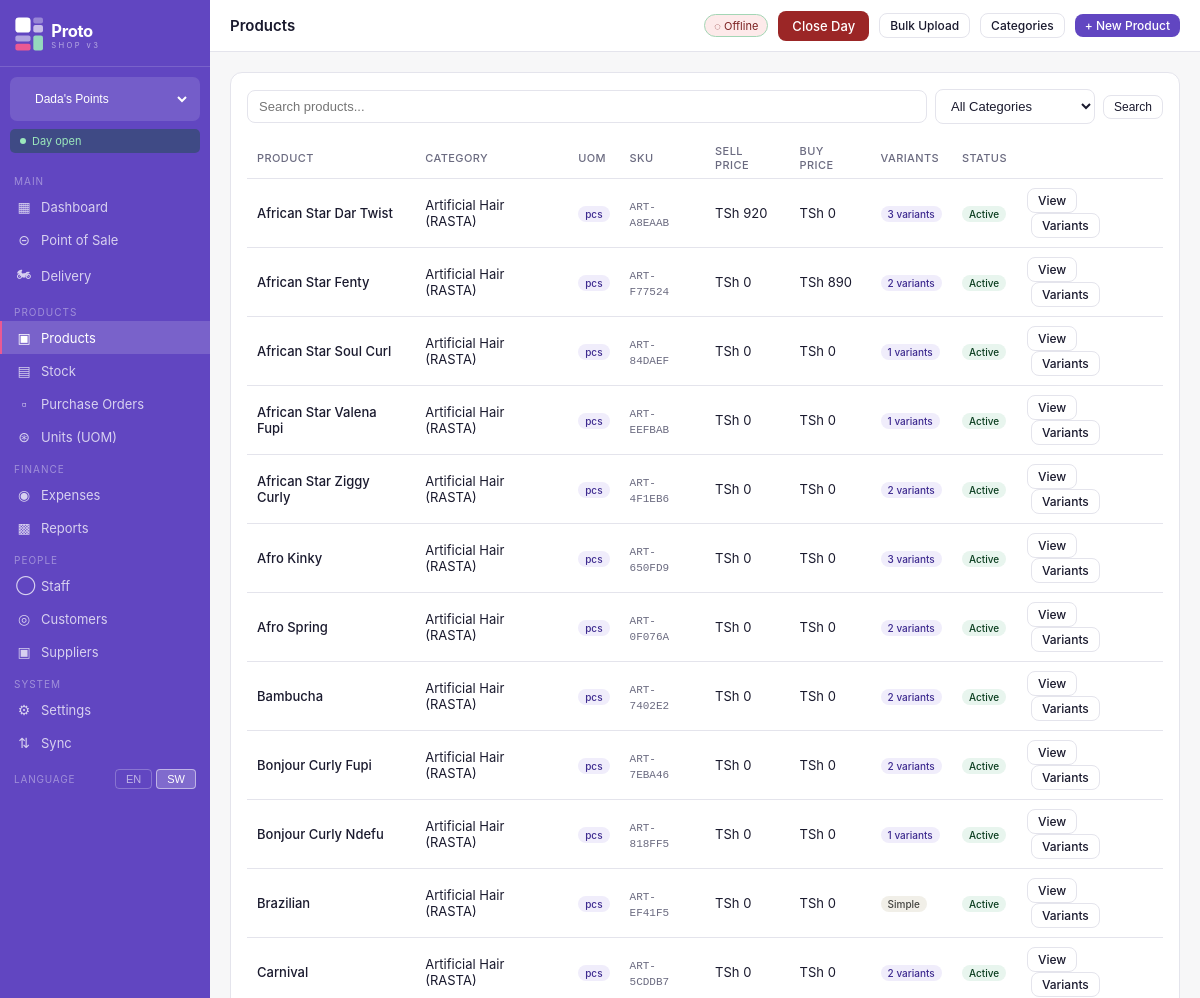
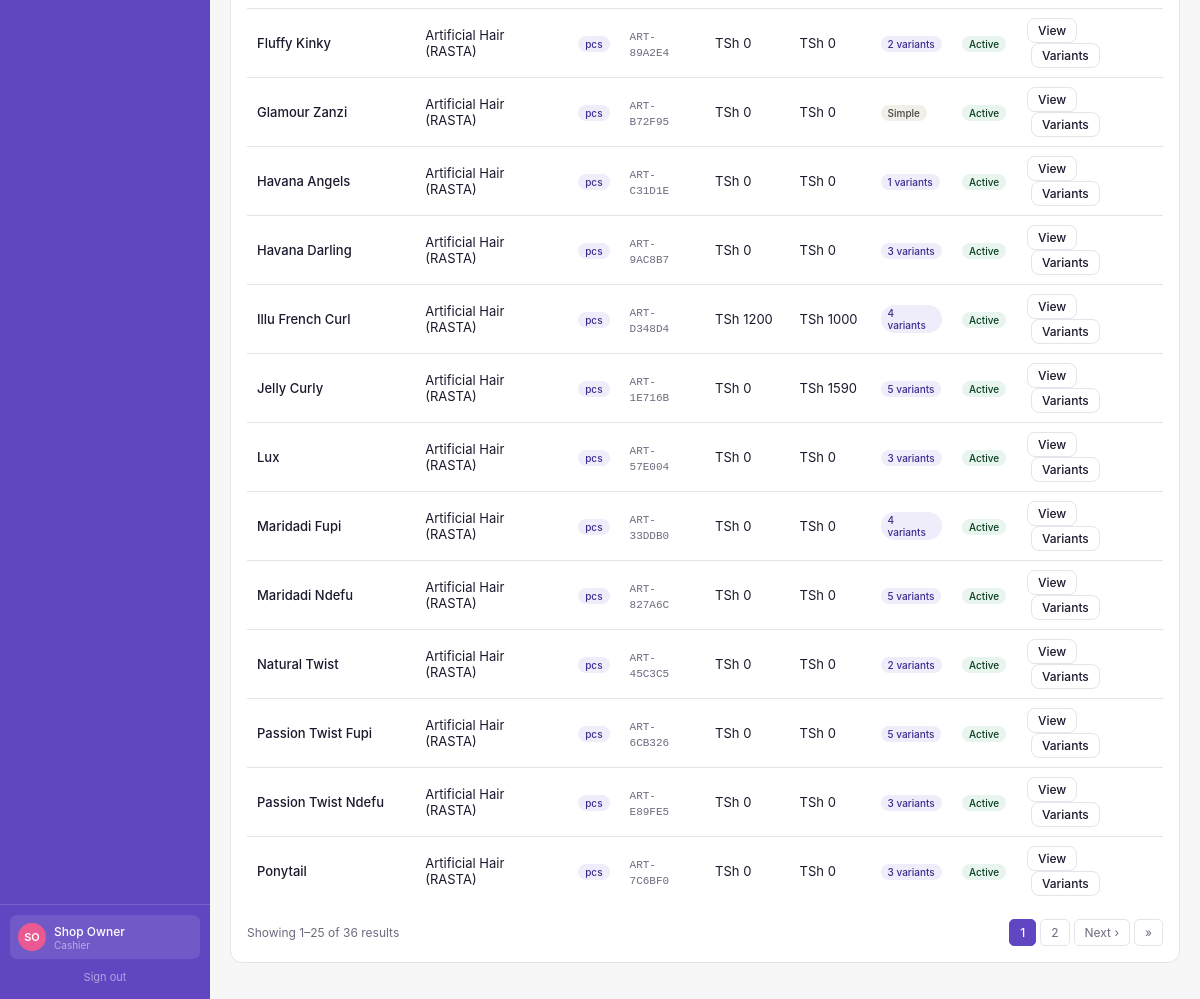
Screenshot of /products/ (signed in) with the database file from the repository (2 pictures, top to bottom).
### shops/models.py (models this page shows, shortened)
class Shop(models.Model):
    SHOP_TYPE_CHOICES = [
        ('handbags', 'Handbags'),
        ('hair', 'Hair Products'),
        ('home', 'Home Supplies'),
        ('other', 'Other'),
    ]
    name = models.CharField(max_length=100)
    shop_type = models.CharField(max_length=20, choices=SHOP_TYPE_CHOICES)
    address = models.TextField(blank=True)
    phone = models.CharField(max_length=20, blank=True)
    is_active = models.BooleanField(default=True)
    created_at = models.DateTimeField(auto_now_add=True)
    class Meta:
        ordering = ['name']

class UserShopAccess(models.Model):
    ROLE_CHOICES = [
        ('owner', 'Owner'),
        ('admin', 'Admin'),
        ('cashier', 'Cashier'),
    ]
    user = models.ForeignKey(User, on_delete=models.CASCADE, related_name='shop_access')
    shop = models.ForeignKey(Shop, on_delete=models.CASCADE, related_name='user_access')
    role = models.CharField(max_length=20, choices=ROLE_CHOICES, default='cashier')
    is_active = models.BooleanField(default=True)
    class Meta:
        unique_together = ('user', 'shop')

### products/models.py (models this page shows, shortened)
class Product(models.Model):
    name = models.CharField(max_length=200)
    sku = models.CharField(max_length=50, unique=True, blank=True)
    category = models.ForeignKey(Category, on_delete=models.SET_NULL, null=True, blank=True, related_name='products')
    shop = models.ForeignKey(Shop, on_delete=models.CASCADE, related_name='products')
    description = models.TextField(blank=True)
    image = models.ImageField(upload_to='products/', null=True, blank=True)
    selling_price = models.DecimalField(max_digits=12, decimal_places=2, null=True, blank=True)
    buying_price  = models.DecimalField(max_digits=12, decimal_places=2, null=True, blank=True)
    tax_inclusive = models.BooleanField(default=True)
    uom = models.ForeignKey(
        'units.UnitOfMeasure',
        on_delete=models.SET_NULL,
        null=True, blank=True,
        related_name='products',
        verbose_name='Unit of Measure',
        help_text='e.g. Piece, Kg, Litre, Packet'
    )
    track_stock = models.BooleanField(default=True)
    low_stock_threshold = models.IntegerField(default=10)
    is_active = models.BooleanField(default=True)
    has_variants = models.BooleanField(default=False)
    created_at = models.DateTimeField(auto_now_add=True)
    updated_at = models.DateTimeField(auto_now=True)
    class Meta:
        ordering = ['name']

class Category(models.Model):
    name = models.CharField(max_length=100)
    slug = models.SlugField(unique=True)
    shop = models.ForeignKey(Shop, on_delete=models.CASCADE, related_name='categories', null=True, blank=True)
    description = models.TextField(blank=True)
    is_active = models.BooleanField(default=True)
    created_at = models.DateTimeField(auto_now_add=True)
    class Meta:
        verbose_name_plural = 'categories'
        ordering = ['name']

### units/models.py (models this page shows, shortened)
class UnitOfMeasure(models.Model):
    name           = models.CharField(max_length=50, unique=True)
    short_name     = models.CharField(max_length=10)
    allow_decimals = models.BooleanField(
        default=False,
        help_text='Allow fractional quantities (e.g. 0.5 kg). '
                  'Disable for countable items like pieces or packets.'
    )
    is_active  = models.BooleanField(default=True)
    sort_order = models.IntegerField(default=0)
    class Meta:
        ordering = ['sort_order', 'name']
        verbose_name = 'Unit of Measure'
        verbose_name_plural = 'Units of Measure'

### products/views.py (the view)
# urls.py: path('', views.product_list, name='list'),
@login_required
def product_list(request):
    shop = get_current_shop(request)
    if not shop:
        return redirect('shop_select')
    categories = Category.objects.filter(shop=shop, is_active=True)
    from django.core.paginator import Paginator
    products_qs = Product.objects.filter(shop=shop).select_related('category').prefetch_related(
        'variants__attributes__variant_type', 'stock_levels'
    ).order_by('category__name', 'name')
    cat_filter = request.GET.get('category', '')
    search = request.GET.get('q', '')
    if cat_filter:
        products_qs = products_qs.filter(category__slug=cat_filter)
    if search:
        products_qs = products_qs.filter(name__icontains=search)
    paginator = Paginator(products_qs, 25)
    page_obj  = paginator.get_page(request.GET.get('page'))
    return render(request, 'products/list.html', {
        'products': page_obj, 'page_obj': page_obj, 'categories': categories,
        'selected_category': cat_filter, 'search': search, 'shop': shop,
    })

### products/views.py (called while the page is built)
def get_current_shop(request):
    shop_id = request.session.get('current_shop_id')
    return Shop.objects.filter(id=shop_id).first() if shop_id else None

### shops/models.py (called while the page is built)
    @property
    def is_open(self):
        return self.status == 'open'

### templates/products/list.html (shortened to what this page needs)
{% extends "base.html" %}
{% block page_title %}Products{% endblock %}
{% block topbar_actions %}
  <a href="{% url 'products:bulk_upload' %}" class="btn btn-outline btn-sm">Bulk Upload</a>
  <a href="{% url 'products:categories' %}" class="btn btn-outline btn-sm">Categories</a>
  <a href="{% url 'products:create' %}" class="btn btn-primary btn-sm">+ New Product</a>
{% endblock %}
{% block content %}
<div class="card">
  <div class="search-bar">
    <form method="get" style="display:contents">
      <input type="search" name="q" value="{{ search }}" placeholder="Search products...">
      <select name="category" onchange="this.form.submit()" style="width:160px">
        <option value="">All Categories</option>
      </select>
      <button class="btn btn-outline btn-sm" type="submit">Search</button>
    </form>
  </div>
  <div class="table-wrap">
    <table>
      <thead>
        <tr><th>Product</th><th>Category</th><th>UOM</th><th>SKU</th><th>Sell Price</th><th>Buy Price</th><th>Variants</th><th>Status</th><th></th></tr>
      </thead>
      <tbody>
        {% for p in products %}
        <tr>
          <td><div style="font-weight:500">{{ p.name }}</div></td>
          <td>{{ p.category.name|default:"-" }}</td>
          <td>{% if p.uom %}<span class="badge badge-purple">{{ p.uom.short_name }}</span>{% else %}<span style="color:#6b6b80">-</span>{% endif %}</td>
          <td><code style="font-size:11px;color:#6b6b80">{{ p.sku }}</code></td>
          <td>TSh {{ p.selling_price|floatformat:0 }}</td>
          <td>TSh {{ p.buying_price|floatformat:0 }}</td>
          <td>
            {% if p.has_variants %}
              <span class="badge badge-purple">{{ p.variants.count }} variants</span>
            {% else %}
              <span class="badge badge-gray">Simple</span>
            {% endif %}
          </td>
          <td>
            {% if p.is_active %}
              <span class="badge badge-green">Active</span>
            {% else %}
              <span class="badge badge-red">Inactive</span>
            {% endif %}
          </td>
          <td><a href="{% url 'products:detail' p.pk %}" class="btn btn-outline btn-sm">View</a>
              <a href="{% url 'products:variants' p.pk %}" class="btn btn-outline btn-sm" style="margin-left:4px">Variants</a></td>
        </tr>
        {% empty %}
        <tr>
          <td colspan="8" style="text-align:center;padding:32px;color:#6b6b80">
            No products yet. <a href="{% url 'products:create' %}">Add your first product</a>
          </td>
        </tr>
        {% endfor %}
      </tbody>
    </table>
{% include "_pagination.html" %}
  </div>
</div>
{% endblock %}

### templates/base.html (shortened to what this page needs)
<!DOCTYPE html>
<html lang="en">
<head>
  <link rel="stylesheet" href="/static/css/proto.css">
</head>
<body>
<div class="app-layout">
  <aside class="sidebar">
    <div class="sidebar-logo">
      <a href="{% url 'dashboard' %}" style="display:flex;align-items:center;padding:2px 0;">
        <img src="/static/img/logo-white.svg" alt="Proto v3" style="height:36px;width:auto;">
      </a>
    </div>
    {% if all_accessible_shops %}
    <form method="post" action="{% url 'switch_shop' %}" class="shop-switcher">
      <select name="shop_id" onchange="this.form.submit()">
        {% for access in all_accessible_shops %}
          <option value="{{ access.shop.id }}"
            {% if access.shop.id == current_shop.id %}selected{% endif %}>
            {{ access.shop.name }}
          </option>
        {% endfor %}
      </select>
    </form>
    {% endif %}
    <div class="day-badge {% if day_is_open %}day-open{% else %}day-closed{% endif %}">
      <span class="day-dot"></span>
      {% if day_is_open %}Day open{% else %}Day closed{% endif %}
    </div>
    <nav class="sidebar-nav">
      <div class="nav-section">Main</div>
      <a href="{% url 'dashboard' %}" class="nav-item {% if request.resolver_match.url_name == 'dashboard' %}active{% endif %}">
        <span class="nav-icon">&#9638;</span> Dashboard
      </a>
      <a href="{% url 'pos:index' %}" class="nav-item {% if 'pos' in request.resolver_match.namespace %}active{% endif %}">
        <span class="nav-icon">&#8861;</span> Point of Sale
      </a>
      <a href="{% url 'delivery:board' %}" class="nav-item {% if request.resolver_match.namespace == 'delivery' %}active{% endif %}">
        <span class="nav-icon">&#127949;</span> Delivery
      </a>
      <div class="nav-section">Products</div>
      <a href="{% url 'products:list' %}" class="nav-item {% if request.resolver_match.namespace == 'products' %}active{% endif %}">
        <span class="nav-icon">&#9635;</span> Products
      </a>
      <a href="{% url 'stock:list' %}" class="nav-item {% if request.resolver_match.namespace == 'stock' %}active{% endif %}">
        <span class="nav-icon">&#9636;</span> Stock
      </a>
      <a href="{% url 'purchases:list' %}" class="nav-item {% if request.resolver_match.namespace == 'purchases' %}active{% endif %}">
        <span class="nav-icon">&#9643;</span> Purchase Orders
      </a>
      <a href="{% url 'units:list' %}" class="nav-item {% if request.resolver_match.namespace == 'units' %}active{% endif %}">
        <span class="nav-icon">&#8859;</span> Units (UOM)
      </a>
      <div class="nav-section">Finance</div>
      <a href="{% url 'expenses:list' %}" class="nav-item {% if request.resolver_match.namespace == 'expenses' %}active{% endif %}">
        <span class="nav-icon">&#9673;</span> Expenses
      </a>
      <a href="{% url 'reports:dashboard' %}" class="nav-item {% if request.resolver_match.namespace == 'reports' %}active{% endif %}">
        <span class="nav-icon">&#9641;</span> Reports
      </a>
      <div class="nav-section">People</div>
      <a href="{% url 'staff:list' %}" class="nav-item {% if request.resolver_match.namespace == 'staff' %}active{% endif %}">
        <span class="nav-icon">&#9711;</span> Staff
      </a>
      <a href="{% url 'customers:list' %}" class="nav-item {% if request.resolver_match.namespace == 'customers' %}active{% endif %}">
        <span class="nav-icon">&#9678;</span> Customers
      </a>
      <a href="{% url 'purchases:suppliers' %}" class="nav-item {% if request.resolver_match.url_name == 'suppliers' or request.resolver_match.url_name == 'supplier_create' %}active{% endif %}">
        <span class="nav-icon">&#9635;</span> Suppliers
      </a>
      <div class="nav-section">System</div>
      <a href="{% url 'settings:index' %}" class="nav-item {% if request.resolver_match.namespace == 'settings' %}active{% endif %}">
        <span class="nav-icon">&#9881;</span> Settings
      </a>
      <a href="{% url 'sync_engine:dashboard' %}" class="nav-item {% if request.resolver_match.namespace == 'sync_engine' %}active{% endif %}">
        <span class="nav-icon">&#8645;</span> Sync
      </a>
      <div class="nav-lang">
        <span class="nav-lang-label">Language</span>
        <div class="nav-lang-btns">
          <form method="post" action="{% url 'settings:change_language' %}" style="display:inline">
            <button type="submit" class="lang-btn {% if request.LANGUAGE_CODE == 'en' %}lang-active{% endif %}">EN</button>
          </form>
          <form method="post" action="{% url 'settings:change_language' %}" style="display:inline">
            <button type="submit" class="lang-btn {% if request.LANGUAGE_CODE != 'en' %}lang-active{% endif %}">SW</button>
          </form>
        </div>
      </div>
    </nav>
    <div class="sidebar-footer">
      <div class="user-chip">
        <div class="user-avatar">{{ request.user.first_name.0|default:request.user.username.0|upper }}{{ request.user.last_name.0|upper }}</div>
        <div>
          <div class="user-name">{{ request.user.get_full_name|default:request.user.username }}</div>
          <div class="user-role">{{ current_role|capfirst }}</div>
        </div>
      </div>
      <a href="{% url 'logout' %}" class="logout-btn">Sign out</a>
    </div>
  </aside>
  <div class="main-area">
    <header class="topbar">
      <div class="topbar-left">
        <h1 class="page-title">{% block page_title %}Dashboard{% endblock %}</h1>
      </div>
      <div class="topbar-right">
        <span class="sync-badge" id="sync-indicator" title="Click to sync">&#9679; Online</span>
        {% if day_is_open %}
          <a href="#" class="btn btn-danger" onclick="showCloseDayModal(); return false;">Close Day</a>
        {% else %}
          <a href="#" class="btn btn-success" onclick="showOpenDayModal(); return false;">Open Day</a>
        {% endif %}
        {% block topbar_actions %}{% endblock %}
      </div>
    </header>
    <main class="page-content">
      {% block content %}{% endblock %}
    </main>
  </div>
</div>
</body>
</html>

### rows the page displays
Shop: shop_id "Dada's Points"
Product: name "African Star Dar Twist", category.name "Artificial Hair (RASTA)", uom.short_name "pcs", sku "ART-A8EAAB", selling_price "920", buying_price "0", variants.count "3", is_active "Active"
Product: name "African Star Fenty", category.name "Artificial Hair (RASTA)", uom.short_name "pcs", sku "ART-F77524", selling_price "0", buying_price "890", variants.count "2", is_active "Active"
Product: name "African Star Soul Curl", category.name "Artificial Hair (RASTA)", uom.short_name "pcs", sku "ART-84DAEF", selling_price "0", buying_price "0", variants.count "1", is_active "Active"
Product: name "African Star Valena Fupi", category.name "Artificial Hair (RASTA)", uom.short_name "pcs", sku "ART-EEFBAB", selling_price "0", buying_price "0", variants.count "1", is_active "Active"
Product: name "African Star Ziggy Curly", category.name "Artificial Hair (RASTA)", uom.short_name "pcs", sku "ART-4F1EB6", selling_price "0", buying_price "0", variants.count "2", is_active "Active"
Product: name "Afro Kinky", category.name "Artificial Hair (RASTA)", uom.short_name "pcs", sku "ART-650FD9", selling_price "0", buying_price "0", variants.count "3", is_active "Active"
Product: name "Afro Spring", category.name "Artificial Hair (RASTA)", uom.short_name "pcs", sku "ART-0F076A", selling_price "0", buying_price "0", variants.count "2", is_active "Active"
Product: name "Bambucha", category.name "Artificial Hair (RASTA)", uom.short_name "pcs", sku "ART-7402E2", selling_price "0", buying_price "0", variants.count "2", is_active "Active"
Product: name "Bonjour Curly Fupi", category.name "Artificial Hair (RASTA)", uom.short_name "pcs", sku "ART-7EBA46", selling_price "0", buying_price "0", variants.count "2", is_active "Active"
Product: name "Bonjour Curly Ndefu", category.name "Artificial Hair (RASTA)", uom.short_name "pcs", sku "ART-818FF5", selling_price "0", buying_price "0", variants.count "1", is_active "Active"
Product: name "Brazilian", category.name "Artificial Hair (RASTA)", uom.short_name "pcs", sku "ART-EF41F5", selling_price "0", buying_price "0", has_variants "Simple", is_active "Active"
Product: name "Carnival", category.name "Artificial Hair (RASTA)", uom.short_name "pcs", sku "ART-5CDDB7", selling_price "0", buying_price "0", variants.count "2", is_active "Active"
Product: name "Fluffy Kinky", category.name "Artificial Hair (RASTA)", uom.short_name "pcs", sku "ART-89A2E4", selling_price "0", buying_price "0", variants.count "2", is_active "Active"
Product: name "Glamour Zanzi", category.name "Artificial Hair (RASTA)", uom.short_name "pcs", sku "ART-B72F95", selling_price "0", buying_price "0", has_variants "Simple", is_active "Active"
Product: name "Havana Angels", category.name "Artificial Hair (RASTA)", uom.short_name "pcs", sku "ART-C31D1E", selling_price "0", buying_price "0", variants.count "1", is_active "Active"
Product: name "Havana Darling", category.name "Artificial Hair (RASTA)", uom.short_name "pcs", sku "ART-9AC8B7", selling_price "0", buying_price "0", variants.count "3", is_active "Active"
Product: name "Illu French Curl", category.name "Artificial Hair (RASTA)", uom.short_name "pcs", sku "ART-D348D4", selling_price "1200", buying_price "1000", variants.count "4", is_active "Active"
Product: name "Jelly Curly", category.name "Artificial Hair (RASTA)", uom.short_name "pcs", sku "ART-1E716B", selling_price "0", buying_price "1590", variants.count "5", is_active "Active"
Product: name "Lux", category.name "Artificial Hair (RASTA)", uom.short_name "pcs", sku "ART-57E004", selling_price "0", buying_price "0", variants.count "3", is_active "Active"
Product: name "Maridadi Fupi", category.name "Artificial Hair (RASTA)", uom.short_name "pcs", sku "ART-33DDB0", selling_price "0", buying_price "0", variants.count "4", is_active "Active"
Product: name "Maridadi Ndefu", category.name "Artificial Hair (RASTA)", uom.short_name "pcs", sku "ART-827A6C", selling_price "0", buying_price "0", variants.count "5", is_active "Active"
Product: name "Natural Twist", category.name "Artificial Hair (RASTA)", uom.short_name "pcs", sku "ART-45C3C5", selling_price "0", buying_price "0", variants.count "2", is_active "Active"
Product: name "Passion Twist Fupi", category.name "Artificial Hair (RASTA)", uom.short_name "pcs", sku "ART-6CB326", selling_price "0", buying_price "0", variants.count "5", is_active "Active"
Product: name "Passion Twist Ndefu", category.name "Artificial Hair (RASTA)", uom.short_name "pcs", sku "ART-E89FE5", selling_price "0", buying_price "0", variants.count "3", is_active "Active"
Product: name "Ponytail", category.name "Artificial Hair (RASTA)", uom.short_name "pcs", sku "ART-7C6BF0", selling_price "0", buying_price "0", variants.count "3", is_active "Active"

### other values shown
{{ request.user.first_name.0|default:request.user.username.0|upper }} "S"
{{ request.user.last_name.0|upper }} "O"
{{ request.user.get_full_name|default:request.user.username }} "Shop Owner"
{{ current_role|capfirst }} "Cashier"
{{ page_obj.start_index }} "1"
{{ page_obj.end_index }} "25"
{{ page_obj.paginator.count }} "36"
{{ num }} "1"
{{ num }} "2"
